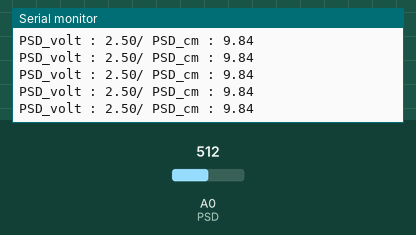
Simulated run of this sketch. Board: Arduino Uno, built with avr-gcc and run on an emulated ATmega328P. Shown: the last lines printed to the serial monitor. Inputs (shaded band) come from the test bench; at power-on: A0 (PSD) = 512.

Above: at 1.2 s.
1.3 s: A0 (PSD) set to 493
At 1.34 s:
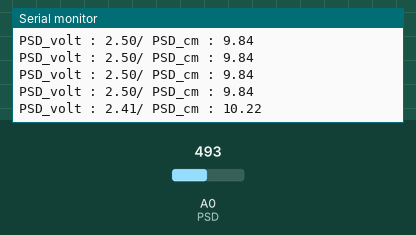
7.3 s: A0 (PSD) set to 4
At 7.33 s:
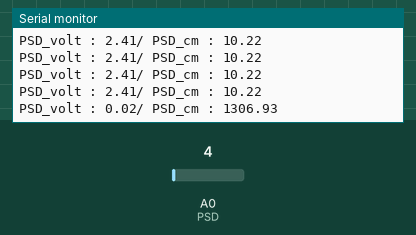
8.8 s: A0 (PSD) set to 7
At 8.82 s:
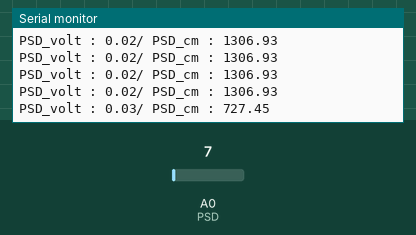
Timing chart, 0 to 11.8 s (numbered marks = the images above; inputs shaded):
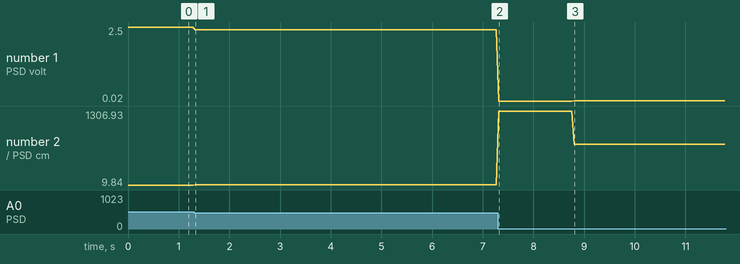

Measured:
- after the input at 1.3 s, the serial monitor: prints a new line at once (image 1)
- after the input at 7.3 s, the serial monitor: prints a new line at once (image 2)
- after the input at 8.8 s, the serial monitor: prints a new line at once (image 3)
- plotted number 1: 2.5 → 2.41 after the input at 1.3 s, 2.41 → 0.02 after the input at 7.3 s, 0.02 → 0.03 after the input at 8.8 s
- plotted number 2: 9.84 → 10.22 after the input at 1.3 s, 10.22 → 1306.93 after the input at 7.3 s, 1306.93 → 727.45 after the input at 8.8 s

The sketch:

1_2_PSD.ino
```cpp
char PSD = A0;
int PSD_volt;
float PSD_cm;

void setup() {
  // put your setup code here, to run once:
  Serial.begin(9600);
}

void loop() {
  // put your main code here, to run repeatedly:
  PSD_volt = map(analogRead(PSD), 0, 1023, 0, 5000);
  PSD_cm = (24.61/(PSD_volt-0.1696))*1000;
  Serial.print("PSD_volt : ");
  Serial.print(PSD_volt / 1000.0);
  Serial.print("/ PSD_cm : ");
  Serial.println(PSD_cm);
  delay(50);
}
```
